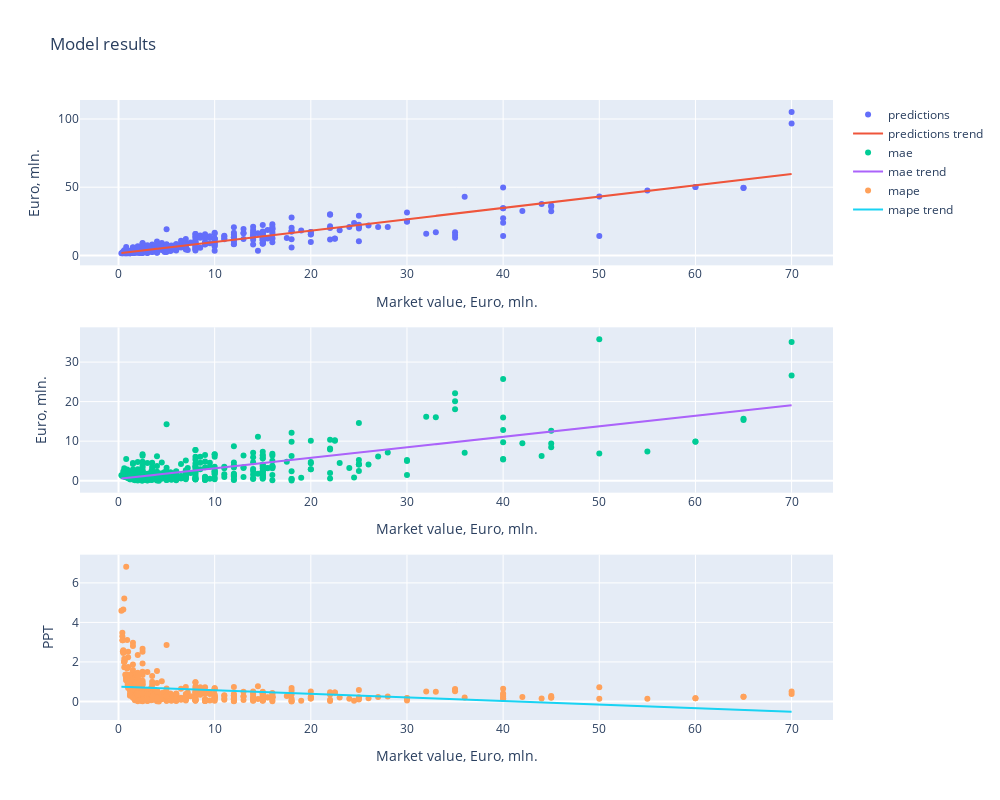

The notebook cell saved with this chart:
### Code cell
td = TransfersDataset(Path.cwd()/'../prepped/final-2.csv')
td.encode_last_positions()
td.encode()
td.drop()
m = Xgboost(td.data)
m.train_test_split()
m.scale()
m.tune_hp()
m.train()
m.inverse_scale()
m.score(thresh=10)
m.plot_predictions()
m.top_n_predictions(20)
m.top_n_predictions(20, worst=True)
m.best_params

### Figure 1 — Plotly figure (JSON) as saved in the notebook; plotly's stock layout.template omitted (floating-point values rounded to 4 significant figures; data arrays with more than 128 entries replaced by an {"elided": "..."} marker saying what was removed)
{"data": [{"mode": "markers", "name": "predictions", "type": "scatter", "x": {"elided": "445 float values"}, "xaxis": "x", "y": {"elided": "445 float values"}, "yaxis": "y"}, {"mode": "lines", "name": "predictions trend", "type": "scatter", "x": {"elided": "445 float values"}, "xaxis": "x", "y": {"elided": "445 float values"}, "yaxis": "y"}, {"mode": "markers", "name": "mae", "type": "scatter", "x": {"elided": "445 float values"}, "xaxis": "x2", "y": {"elided": "445 float values"}, "yaxis": "y2"}, {"mode": "lines", "name": "mae trend", "type": "scatter", "x": {"elided": "445 float values"}, "xaxis": "x2", "y": {"elided": "445 float values"}, "yaxis": "y2"}, {"mode": "markers", "name": "mape", "type": "scatter", "x": {"elided": "445 float values"}, "xaxis": "x3", "y": {"elided": "445 float values"}, "yaxis": "y3"}, {"mode": "lines", "name": "mape trend", "type": "scatter", "x": {"elided": "445 float values"}, "xaxis": "x3", "y": {"elided": "445 float values"}, "yaxis": "y3"}], "layout": {"height": 800, "title": {"text": "Model results"}, "width": 1000, "xaxis": {"anchor": "y", "domain": [0, 1], "title": {"text": "Market value, Euro, mln."}}, "xaxis2": {"anchor": "y2", "domain": [0, 1], "title": {"text": "Market value, Euro, mln."}}, "xaxis3": {"anchor": "y3", "domain": [0, 1], "title": {"text": "Market value, Euro, mln."}}, "yaxis": {"anchor": "x", "domain": [0.7333, 1], "title": {"text": "Euro, mln."}}, "yaxis2": {"anchor": "x2", "domain": [0.3667, 0.6333], "title": {"text": "Euro, mln."}}, "yaxis3": {"anchor": "x3", "domain": [0, 0.2667], "title": {"text": "PPT"}}}}
